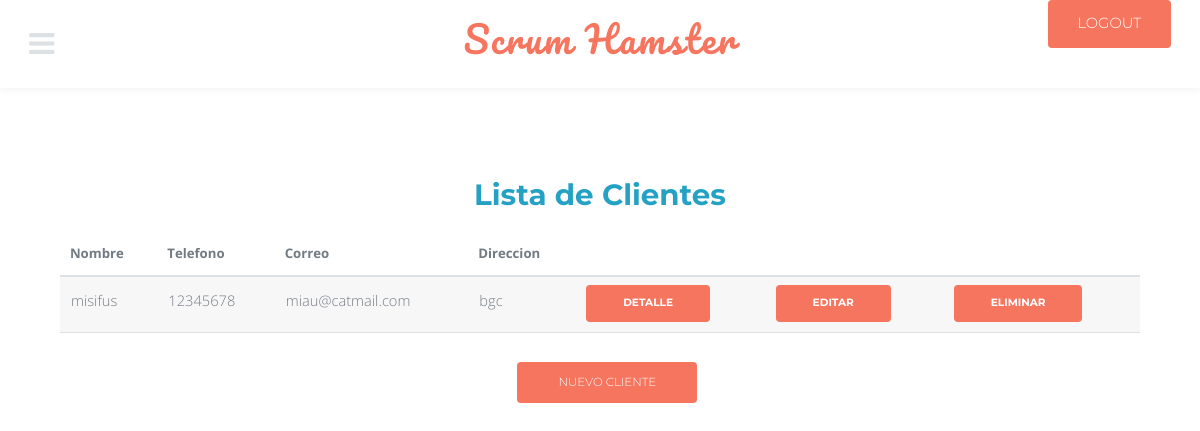
The page /list_client (signed in) on the database as committed earlier.
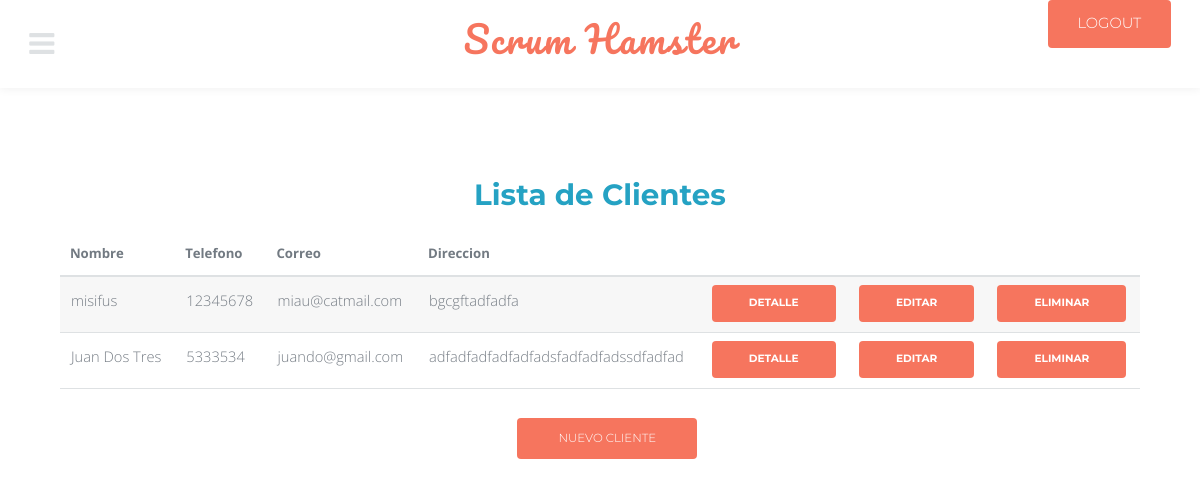
The same page on the database as committed later.
### modules/models.py (models this page shows, shortened)
class client(models.Model):
    name = models.CharField(max_length = 75)
    telephone = models.CharField(max_length = 25)
    email = models.EmailField()
    address = models.CharField(max_length = 150)

### modules/views.py (the view)
# urls.py: path('list_client', list_client, name = 'list_client'),
@login_required
def list_client(request):
	data = client.objects.all()
	return render(request, 'client/client_list.html', {'data': data})

### modules/templates/client/client_list.html
{% extends 'base.html' %}
{% block cont %}
<div class="table-wrapper">
<h1 class="center">Lista de Clientes</h1>
<table >
		<thead>
				<tr>
					<th>Nombre</th>
					<th>Telefono</th>
					<th>Correo</th>
					<th>Direccion</th>
				</tr>
			</thead>
<tbody>
{% for i in data %}
<tr>
		<td>{{ i.name }}</td>
		<td>{{ i.telephone }}</td>
    	<td>{{ i.email }}</td>
		<td>{{ i.address }}</td>
			<th><a href="{% url 'view_client' i.id %}"  class="button small">Detalle</a></th>
			<th><a href="{% url 'update_client' i.id %}" class="button small">Editar</a></th>
			<th><a href="{% url 'delete_client' i.id %}" class="button small">Eliminar</a></th>
	</tr>
{% endfor %}
</tbody>
</table>
<center>
<div class="12u">
<ul>
<a href="{% url 'create_client' %}" class="button small">Nuevo cliente</a>
</ul>
</div>
</center>
{% endblock %}

Rows that differ between the two databases and show on the page:
changed client "misifus": address "bgc" → "bgcgftadfadfa"
added client: name "Juan Dos Tres", telephone "5333534", email "juando@gmail.com", address "adfadfadfadfadfadsfadfadfadssdfadfad"
